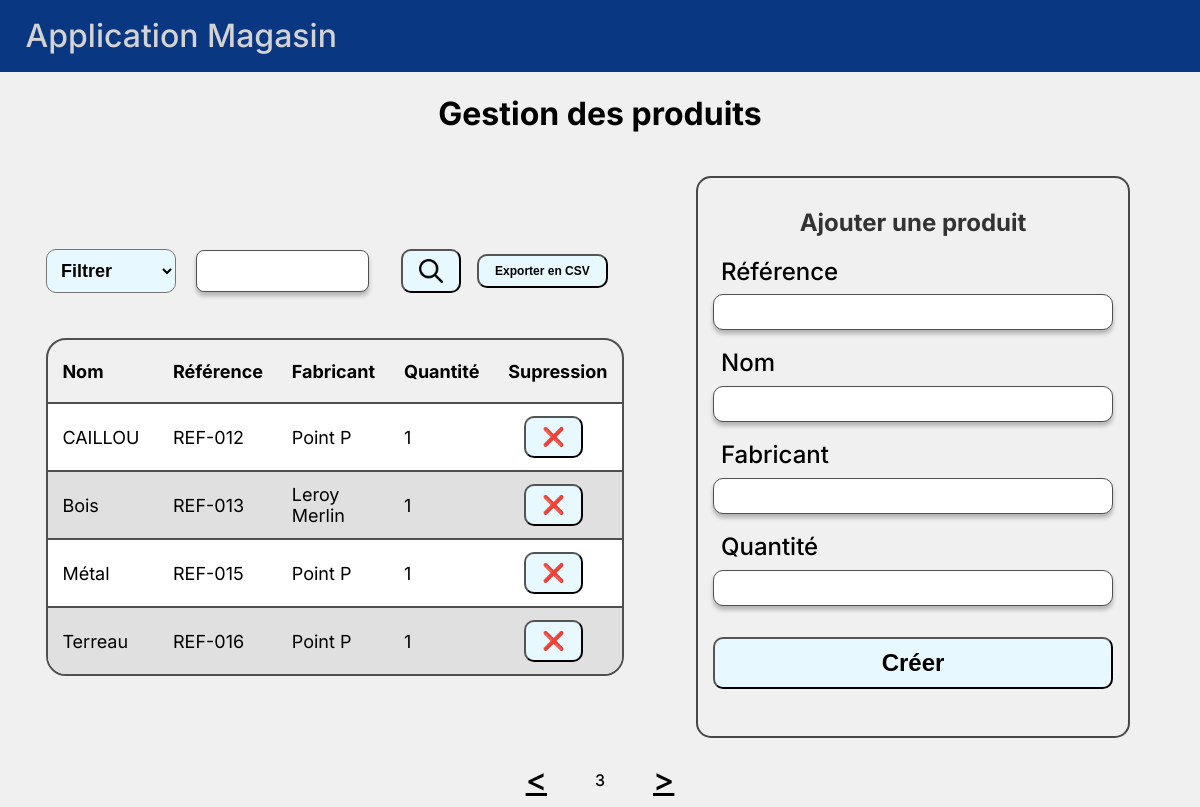
The page /gestion_produits/?page=6 on the database as committed earlier.
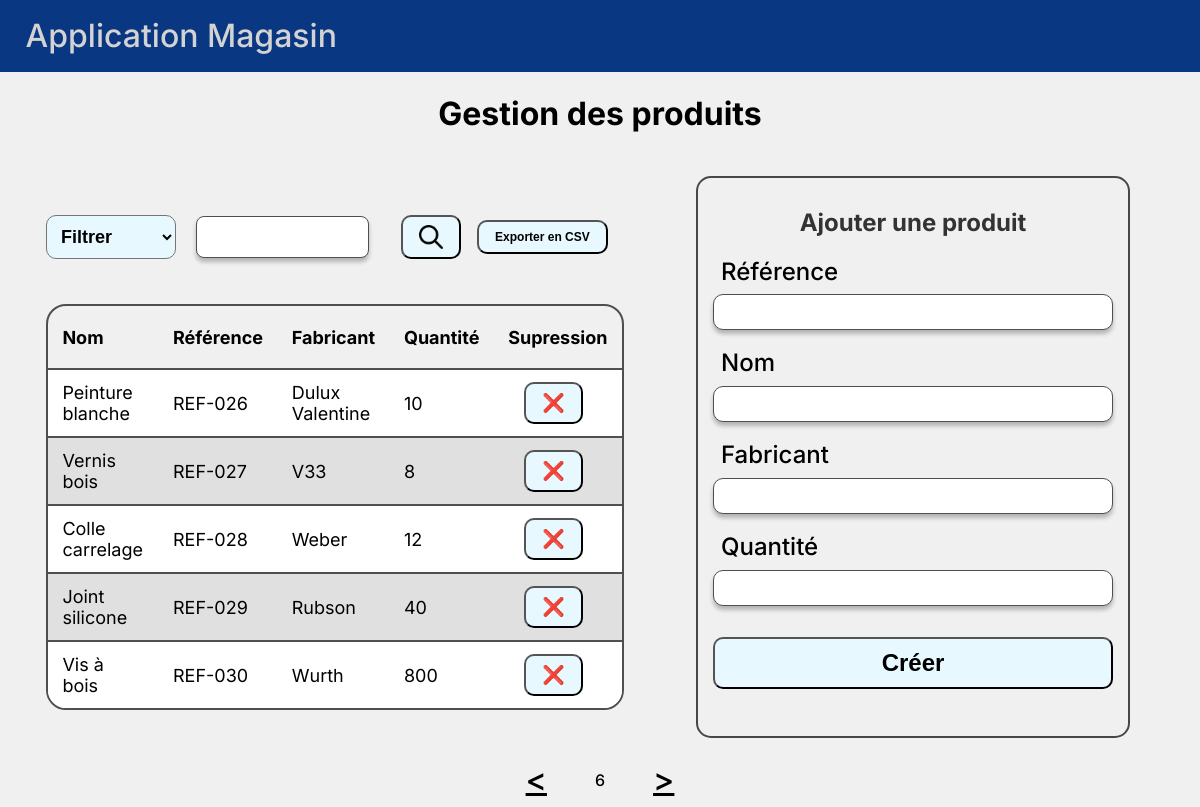
The same page on the database as committed later.
### Magasin/models.py (models this page shows, shortened)
class Produit(db.Model):
    __tablename__ = 'Produit'
    id = db.Column(db.Integer, primary_key=True, autoincrement=True)
    reference = db.Column(db.String(50), unique=True)
    nom = db.Column(db.String(100))
    fabricant = db.Column(db.String(100))
    quantite = db.Column(db.Integer)

### Magasin/views.py (the view)
@app.route("/gestion_produits/", methods=['GET','POST'])
def gestion_produits():
    form = ProduitForm()
    if form.validate_on_submit():
        return form.creer_produit(request.form.get('filtre'))
    if request.method == 'POST' and 'submit' not in request.form:
        filtre = request.form.get('filtre')
        return redirect(url_for('gestion_produits', filtre=filtre))
    filtre = request.args.get('filtre')
    recherche = request.args.get('recherche')
    query = _get_query_filtree(filtre, recherche)
    data = query.all()
    page = request.args.get('page', 1, type=int)
    produits, page = _pagination(data, page)
    return render_template("gestion_produits.html", form=form, produits=produits, page=page, filtre_actif=filtre)

### Magasin/forms.py (shortened to what this page needs)
class ProduitForm(FlaskForm):
    reference = StringField('Référence', validators=[DataRequired(), Length(max=50)])
    nom = StringField('Nom', validators=[DataRequired(), Length(max=100)])
    fabricant = StringField('Fabricant', validators=[DataRequired(), Length(max=100)])
    quantite = IntegerField('Quantité', validators=[DataRequired(), NumberRange(min=0, message="La quantité ne peut pas être négative")])
    submit = SubmitField('Ajouter le produit')

### Magasin/views.py (called while the page is built, shortened)
def _get_query_filtree(filtre, recherche):
    query = Produit.query
    match filtre:
        case 'reference':
            query = query.order_by(Produit.reference)
        case 'nom':
            query = query.order_by(Produit.nom)
        case 'fabricant':
            query = query.order_by(Produit.fabricant)
        case 'quantite':
            query = query.order_by(Produit.quantite)
        case default:
            query = query.order_by(Produit.reference)
    return query

### Magasin/templates/gestion_produits.html (shortened to what the changed rows need)
{% extends "base_nav.html" %}
{% block contenu %}
    <div id="gestion_produits">
        <h1>Gestion des produits</h1>
        <div id="contenu_page_produits">
            <div id="table_produits">
                <table class="table-bordures">
                    <thead>
                        <tr class="en-tete">
                            <th>Nom</th>
                            <th>Référence</th>
                            <th>Fabricant</th>
                            <th>Quantité</th>
                            <th>Supression</th>
                        </tr>
                    </thead>
                    <tbody>
                        {% for produit in produits %}
                        <tr onclick="location.href='{{ url_for('detail_produit', produit_id=produit.id) }}'" style="cursor:pointer;">
                            <td>{{ produit.nom | truncate(25) }}</td>
                            <td>{{ produit.reference | truncate(25) }}</td>
                            <td>{{ produit.fabricant | truncate(25) }}</td>
                            <td>{{ produit.quantite }}</td>
                            <td onclick="event.stopPropagation();"><form action="{{ url_for('supprimer_produit', filtre=filtre_actif) }}" method="POST" style="display: inline;">
                                <button type="submit" class="supress-btn" onclick="return confirm('Êtes-vous sûr de vouloir supprimer ce produit ?');">
                                    ❌
                                </button>
                            </form></td>
                        </tr>
                        {% endfor %}
                    </tbody>
                </table>
            </div>
                <div id="creation_produit">
                    <h2>Ajouter une produit</h2>
                </div>
        </div>
    </div>
    <section class="pagination">
            <a href="{{ url_for('gestion_produits', page=page-1, filtre=filtre_actif, recherche=request.args.get('recherche')) }}" class="bouton-pagination typographie"><</a>
            <p>{{ page }}</p>
            <a href="{{ url_for('gestion_produits', page=page+1, filtre=filtre_actif, recherche=request.args.get('recherche')) }}" class="bouton-pagination typographie">></a>
    </section>
{% endblock %}

Rows that differ between the two databases and show on the page:
no longer on this page (row edited): Produit: nom "CAILLOU", reference "REF-012", fabricant "Point P", quantite "1"
no longer on this page (row edited): Produit: nom "Bois", reference "REF-013", fabricant "Leroy Merlin", quantite "1"
no longer on this page (row edited): Produit: nom "Métal", reference "REF-015", fabricant "Point P", quantite "1"
no longer on this page (row edited): Produit: nom "Terreau", reference "REF-016", fabricant "Point P", quantite "1"
added Produit: nom "Peinture blanche", reference "REF-026", fabricant "Dulux Valentine", quantite "10"
added Produit: nom "Vernis bois", reference "REF-027", fabricant "V33", quantite "8"
added Produit: nom "Colle carrelage", reference "REF-028", fabricant "Weber", quantite "12"
added Produit: nom "Joint silicone", reference "REF-029", fabricant "Rubson", quantite "40"
added Produit: nom "Vis à bois", reference "REF-030", fabricant "Wurth", quantite "800"
Other text that changed with them:
{{ page }}: "3" → "6"
